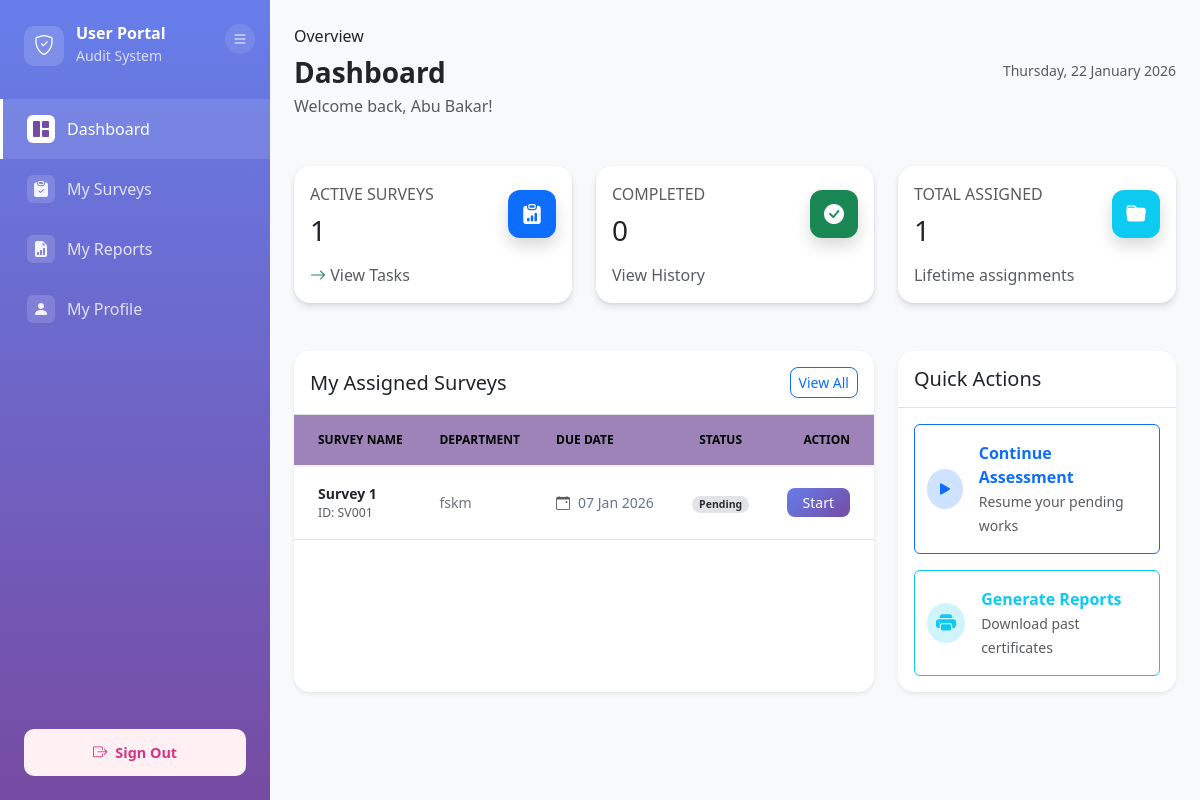
Before: /modules/user/dashboard.php (signed in) with the older database file.
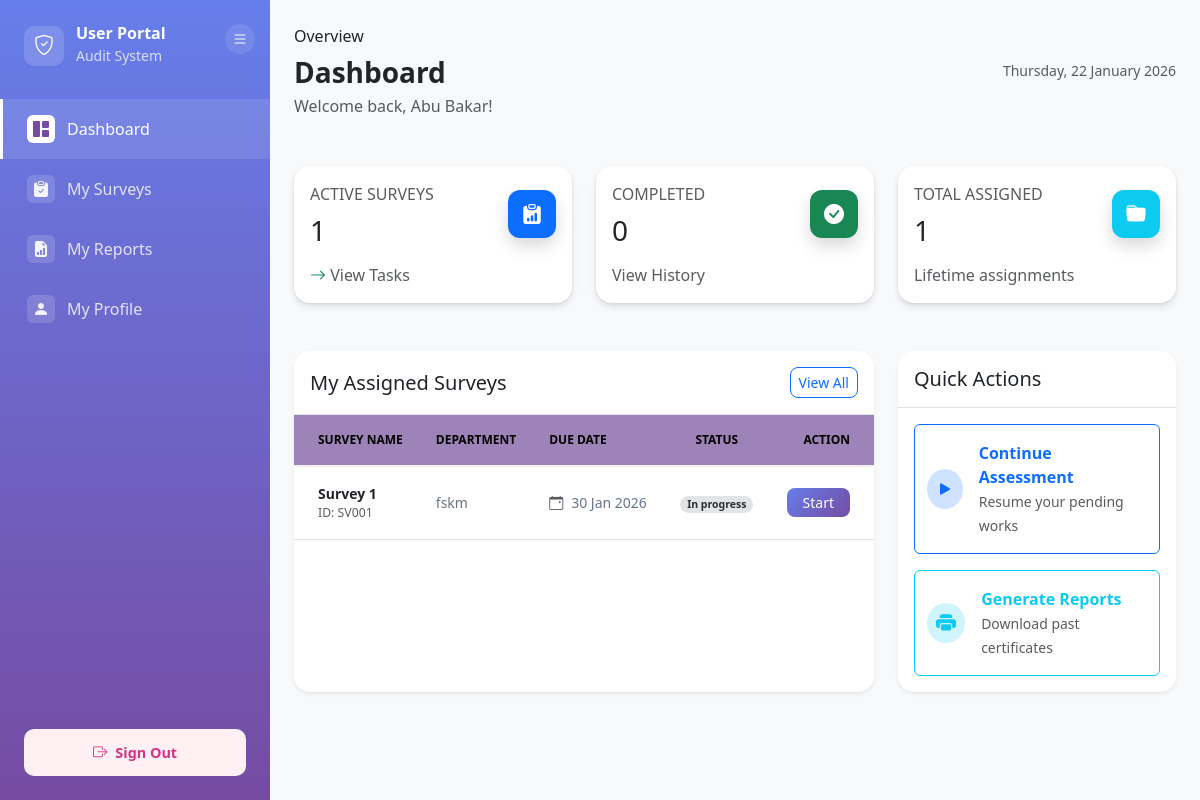
After: the same page with the newer database file.
### tables this page shows
CREATE TABLE `user` (
  `user_ID` int(11) NOT NULL,
  `primary_email` varchar(255) NOT NULL,
  `password` varchar(255) DEFAULT NULL,
  `google_sub_id` varchar(255) DEFAULT NULL,
  `full_name` varchar(255) NOT NULL,
  `department` varchar(50) DEFAULT NULL,
  `status` enum('Active','Inactive') NOT NULL DEFAULT 'Active',
  `email_verified` enum('Verified','Not Verified') NOT NULL DEFAULT 'Not Verified',
  `last_login` datetime DEFAULT NULL,
  `created_at` datetime DEFAULT current_timestamp(),
  `updated_at` datetime DEFAULT current_timestamp() ON UPDATE current_timestamp(),
  `user_organization` varchar(100) DEFAULT NULL,
  `user_position` varchar(100) DEFAULT NULL,
  `user_phone_company` varchar(20) DEFAULT NULL,
  `user_handphone_no` varchar(20) DEFAULT NULL
);

CREATE TABLE `user_survey` (
  `user_survey_ID` varchar(10) NOT NULL,
  `survey_ID` varchar(50) DEFAULT NULL,
  `user_ID` int(11) DEFAULT NULL,
  `status` enum('Pending','In progress','Completed','Expired') DEFAULT 'Pending'
);

CREATE TABLE `survey` (
  `survey_ID` varchar(50) NOT NULL,
  `survey_name` varchar(30) NOT NULL,
  `department` varchar(50) DEFAULT NULL,
  `start_date` datetime DEFAULT NULL,
  `end_date` datetime DEFAULT NULL,
  `status` varchar(100) DEFAULT NULL,
  `survey_description` varchar(500) DEFAULT NULL,
  `created_by` varchar(10) DEFAULT NULL,
  `created_at` datetime DEFAULT NULL,
  `updated_id` varchar(10) DEFAULT NULL,
  `updated_by` date DEFAULT NULL
);

### src/config/config.php (called while the page is built, shortened)
<?php
require_once CONFIG_PATH . '/database.php';
function isLoggedIn()
{
    return isset($_SESSION['user_ID']) && !empty($_SESSION['user_ID']);
}
function getCurrentUserId()
{
    return $_SESSION['user_ID'] ?? null;
}
?>

### src/includes/helpers/auth_helper.php (called while the page is built, shortened)
<?php
function getCurrentUser() {
    return [
        'user_ID' => $_SESSION['user_ID'],
        'email' => $_SESSION['email'],
        'full_name' => $_SESSION['full_name'],
        'roles' => $_SESSION['roles'],
    ];
}
?>

### src/config/database.php (called while the page is built, shortened)
<?php
class Database {
    private $host = DB_HOST;
    private $db_name = DB_NAME;
    private $username = DB_USER;
    private $password = DB_PASS;
    private $charset = DB_CHARSET;
    private $conn = null;
    public function getConnection() {
        if ($this->conn === null) {
            try {
                $dsn = "mysql:host={$this->host};dbname={$this->db_name};charset={$this->charset}";
                $options = [
                    PDO::ATTR_ERRMODE => PDO::ERRMODE_EXCEPTION,
                    PDO::ATTR_DEFAULT_FETCH_MODE => PDO::FETCH_ASSOC,
                    PDO::ATTR_EMULATE_PREPARES => false,
                    PDO::MYSQL_ATTR_INIT_COMMAND => "SET NAMES {$this->charset}"
                ];
                $this->conn = new PDO($dsn, $this->username, $this->password, $options);
                $this->conn->exec("SET time_zone = '+08:00'");
            } catch(PDOException $e) {
                die("REAL ERROR: " . $e->getMessage());
                die("Database connection failed. Please contact administrator.");
            }
        }
        return $this->conn;
    }
    public function query($sql, $params = []) {
        try {
            $stmt = $this->conn->prepare($sql);
            $stmt->execute($params);
            return $stmt;
        } catch(PDOException $e) {
            error_log("Query Error: " . $e->getMessage());
            throw new Exception("Database query failed: " . $e->getMessage());
        }
    }
    public function fetchAll($sql, $params = []) {
        $stmt = $this->query($sql, $params);
        return $stmt->fetchAll();
    }
    public function fetchOne($sql, $params = []) {
        $stmt = $this->query($sql, $params);
        return $stmt->fetch();
    }
}
?>

### src/modules/user/dashboard.php (the view, shortened to what the rows shown need)
<?php
require_once '../../config/config.php';
$db = new Database();
$user_ID = getCurrentUserId();
$current_time = date('Y-m-d H:i:s');
$status_sql = "SELECT status, full_name, primary_email FROM user WHERE user_ID = :user_ID LIMIT 1";
$user_data = $db->fetchOne($status_sql, [':user_ID' => $user_ID]);
$current_user = getCurrentUser();
$recent_surveys_sql = "SELECT s.*, us.status as user_survey_status
        FROM survey s
        INNER JOIN user_survey us ON s.survey_ID = us.survey_ID
        WHERE us.user_ID = :user_ID
        AND s.start_date <= :current_time
        AND s.status != 'Draft'
        ORDER BY s.start_date DESC LIMIT 4";
$recent_surveys = $db->fetchAll($recent_surveys_sql, [
    ':user_ID' => $user_ID,
    ':current_time' => $current_time
]);
function getStatusBadge($status) {
    return '<span class="badge rounded-pill bg-secondary-subtle text-secondary-emphasis">' . htmlspecialchars($status) . '</span>';
}
?>
<!DOCTYPE html>
<html lang="en">
<head>
    <link href="https://cdn.jsdelivr.net/npm/bootstrap@5.3.0/dist/css/bootstrap.min.css" rel="stylesheet">
    <link rel="stylesheet" href="https://cdn.jsdelivr.net/npm/bootstrap-icons@1.11.0/font/bootstrap-icons.css">
</head>
<body>
    <div class="container-fluid p-0 h-100">
        <div class="row g-0 h-100">
            <div class="col-md-9 col-lg-10 main-content-wrapper">
                <div class="main-content px-4 py-4">
                    <div class="d-flex justify-content-between align-items-center mb-5">
                        <div>
                            <nav aria-label="breadcrumb">
                                <ol class="breadcrumb mb-2">
                                </ol>
                            </nav>
                            <h3 class="fw-bold mb-1">Dashboard</h3>
                            <p class="text-muted mb-0">Welcome back, <?php echo htmlspecialchars($current_user['full_name']); ?>!</p>
                        </div>
                    </div>
                    <div class="row">
                        <div class="col-lg-8">
                            <div class="card border-0 shadow-sm rounded-4 h-100">
                                <div class="table-responsive">
                                    <table class="table table-hover align-middle mb-0">
                                        <thead>
                                            <tr>
                                                <th class="ps-4">Survey Name</th>
                                                <th>Department</th>
                                                <th>Due Date</th>
                                                <th class="text-center">Status</th>
                                                <th class="text-end pe-4">Action</th>
                                            </tr>
                                        </thead>
                                        <tbody>
                                            <?php if (empty($recent_surveys)): ?>
                                                <tr>
                                                    <td colspan="5" class="text-center py-5">
                                                        <div class="text-muted">
                                                            <i class="bi bi-inbox display-4 d-block mb-2"></i>
                                                            No surveys assigned currently.
                                                        </div>
                                                    </td>
                                                </tr>
                                            <?php else: ?>
                                                <?php foreach ($recent_surveys as $row): ?>
                                                    <tr>
                                                        <td class="ps-4">
                                                            <div class="d-flex flex-column">
                                                                <span class="fw-bold text-dark"><?php echo htmlspecialchars($row['survey_name']); ?></span>
                                                                <small class="text-muted">ID: <?php echo htmlspecialchars($row['survey_ID']); ?></small>
                                                            </div>
                                                        </td>
                                                        <td>
                                                            <span class="text-secondary text-sm font-weight-bold">
                                                                <?php echo htmlspecialchars($row['department']); ?>
                                                            </span>
                                                        </td>
                                                        <td>
                                                            <div class="d-flex align-items-center">
                                                                <i class="bi bi-calendar-event me-2 text-muted"></i>
                                                                <?php echo date('d M Y', strtotime($row['end_date'])); ?>
                                                            </div>
                                                        </td>
                                                        <td class="text-center">
                                                            <?php echo getStatusBadge($row['user_survey_status']); ?>
                                                        </td>
                                                        <td class="text-end pe-4">
                                                            <?php if($row['status'] === 'Active' && $row['user_survey_status'] !== 'Completed'): ?>
                                                                <a href="survey/assessment.php?survey_id=<?php echo $row['survey_ID']; ?>"
                                                                   class="btn btn-sm btn-primary px-3 rounded-3"
                                                                   style="background: linear-gradient(135deg, #667eea 0%, #764ba2 100%); border: none;">
                                                                    Start
                                                                </a>
                                                            <?php endif; ?>
                                                        </td>
                                                    </tr>
                                                <?php endforeach; ?>
                                            <?php endif; ?>
                                        </tbody>
                                    </table>
                                </div>
                            </div>
                        </div>
                    </div>
                </div>
            </div>
        </div>
    </div>
</body>
</html>

Changed rows visible on the page:
changed user_survey "Survey 1": survey_ID.end_date "07 Jan 2026" → "30 Jan 2026"; status "Pending" → "In progress"
